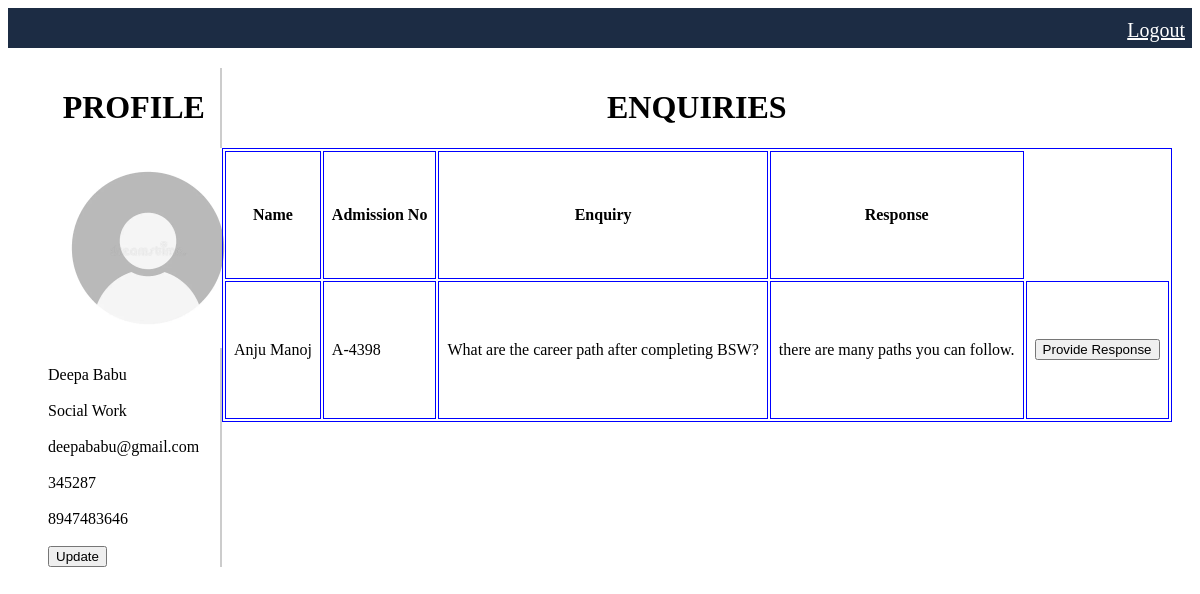
Screenshot of /HOD/departments/BSW.php (signed in) with the database file from the repository.
### tables this page shows
CREATE TABLE `tbl_hodprofile` (
  `id` int(10) NOT NULL,
  `name` varchar(50) NOT NULL,
  `dept` varchar(50) NOT NULL,
  `tr_id` int(50) NOT NULL,
  `mail` varchar(50) NOT NULL,
  `ph` varchar(10) NOT NULL
);

CREATE TABLE `tbl_bsw` (
  `id` int(10) NOT NULL,
  `name` varchar(50) NOT NULL,
  `adm_no` varchar(10) NOT NULL,
  `enquiry` varchar(100) NOT NULL,
  `answer` varchar(100) NOT NULL
);

### HOD/departments/BSW.php (the view, shortened to what this page needs)
<html>
<head>
</head>
<body>
    <nav>
    <a href="/miniproject/logout.php">Logout</a>
</nav>
<div class="container">
 <div class="profile-container">
<?php
include "config.php";
$sql="SELECT * FROM tbl_hodprofile WHERE dept='social work'";
$result=mysqli_query($conn,$sql);
if(mysqli_num_rows($result)>0)
{
    echo "<h1>PROFILE</h1>";
        echo "<img style='width:200px;' src='/miniproject/profile.png'><br><br>";
        while($row=mysqli_fetch_assoc($result)){
            echo $row['name']."<br><br>";
            echo $row['dept']."<br><br>";
            echo $row['mail']."<br><br>";
            echo $row['tr_id']."<br><br>";
            echo $row['ph']."<br><br>";
            echo "<a href='BSWupdate.php?id=".$row['id']."'><button>Update</button></a>";
        }
}
?>
</div>
<div class="table-container">
<?php
include "config.php";
$sql="SELECT * FROM tbl_bsw";
$result=mysqli_query($conn,$sql);
if(mysqli_num_rows($result)>0)
{
    echo "<h1>ENQUIRIES</h1>";
    echo "<table align='center' cellspacing='2' cellpadding='8' height='55%' border='1' bordercolor='blue'";
    echo "<tr>
    <th>Name</th>
    <th>Admission No</th>
    <th>Enquiry</th>
    <th>Response</th></tr>";
        while($row=mysqli_fetch_assoc($result)){
            echo "<tr>";
            echo "<td>".$row['name']."</td>";
            echo "<td>".$row['adm_no']."</td>";
            echo "<td>".$row['enquiry']."</td>";
            echo "<td>".$row['answer']."</td>";
            echo "<td>
                <a href='bswresponse.php?id=".$row['id']."'><button>Provide Response</button></a></td>";
            echo "</tr>";
        }
        echo "</table>";
}
?>
</div>
</div>
</body>
</html>

### HOD/departments/BSW.php (style rules this page uses)
nav { background-color: rgb(28, 44, 68); width: 100%; padding: 7px; box-sizing: border-box; text-align:right; top: 0; left: 0; height:40px; }
nav a { color: white; margin-left: 15px; font-size: 20px; line-height: 1.5; }
h1 { text-align:center; }
.container { display: flex; justify-content: space-between; padding: 20px; }
.table-container { flex: 2; }
.profile-container { border-right: 2px solid #ccc; padding-left: 20px; width:15%; }

### rows the page displays
tbl_hodprofile: name "Deepa Babu", dept "Social Work", mail "deepababu@gmail.com", tr "345287", ph "8947483646"
tbl_bsw: name "Anju Manoj", adm_no "A-4398", enquiry "What are the career path after completing BSW?", answer "there are many paths you can follow."
